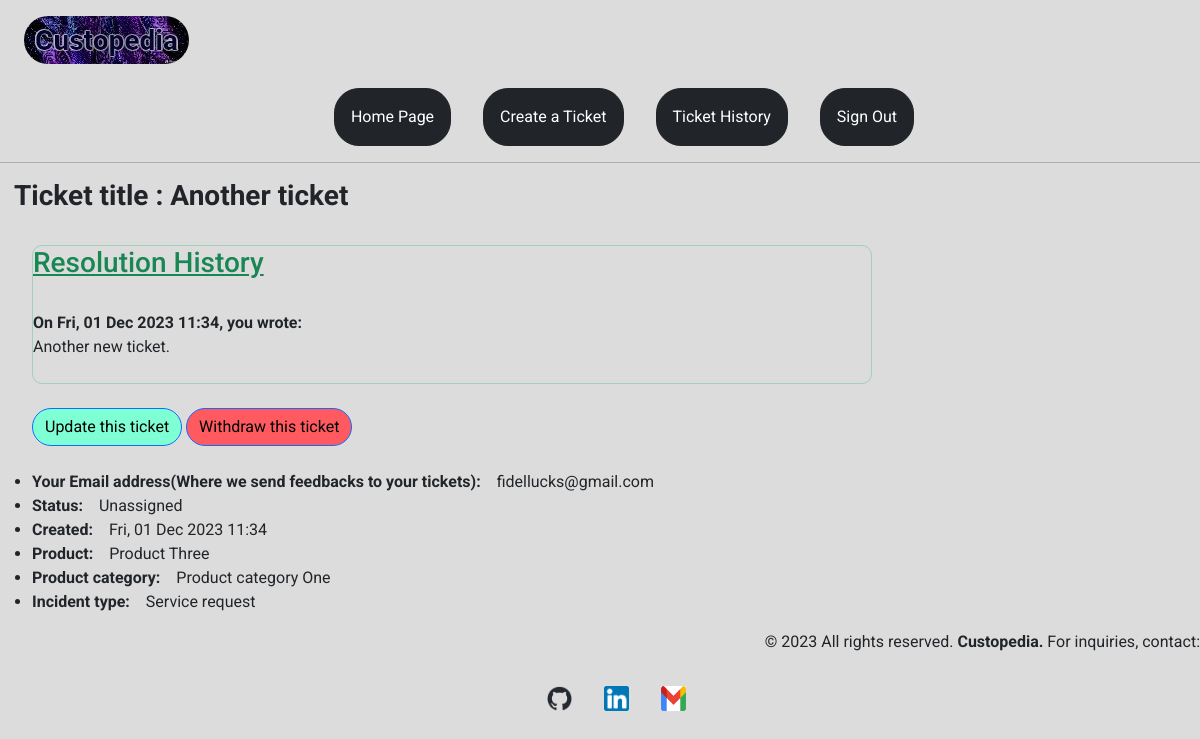
/ticket_history/7 (signed in), run on the app's committed database.
### app/models/tickets.py (models this page shows, shortened)
class Ticket(db.Model):
    id = db.Column(db.Integer, primary_key=True)
    title = db.Column(db.String(45), index=True, nullable=False)
    incident_type = db.Column(db.String(45), index=True, nullable=False)
    product = db.Column(db.String(45), index=True, nullable=False)
    product_category = db.Column(db.String(45), index=True, nullable=False)
    description = db.Column(db.Text, index=True, nullable=False)
    user_id = db.Column(db.Integer, db.ForeignKey("user.id"), nullable=False)
    file_attachments = db.Column(db.String(45))
    created_at = db.Column(db.DateTime(timezone=True),
                           default=datetime.now)
    status = db.Column(db.String(30), index=True, default="Unassigned",
                             nullable=False)
    updated_ticket = db.relationship("UpdatedTicket", backref="original", lazy=True)

### app/models/users.py (models this page shows, shortened)
class User(UserMixin, db.Model):
    id = db.Column(db.Integer, primary_key=True)
    first_name = db.Column(db.String(45), index=True, nullable=False)
    last_name = db.Column(db.String(45), index=True, nullable=False)
    email = db.Column(db.String(45), index=True, unique=True, nullable=False)
    phone_number = db.Column(db.Unicode(255), index=True, unique=True,
                             nullable=False)
    username = db.Column(db.String(45), index=True, unique=True,
                         nullable=False)
    password = db.Column(db.String(128))
    tickets = db.relationship("Ticket", backref="owner", lazy="dynamic")
    @login_manager.user_loader
    def load_user(id):
        return User.query.get(int(id))

### app/tickets/routes.py (the view)
@tickets.route("/ticket_history/<int:ticket_id>", strict_slashes=False)
@login_required
def view_ticket(ticket_id):
    ticket = Ticket.query.get_or_404(ticket_id)
    try:
        updated_ticket = UpdatedTicket.query.get(ticket_id)
        return render_template("ticket.html", title=ticket.title,
                               ticket=ticket, updated_ticket=updated_ticket)
    except (NameError, UndefinedError):
        pass
    return render_template("ticket.html", title=ticket.title, ticket=ticket)

### app/templates/ticket.html (shortened to what this page needs)
{% extends 'base.html' %} {% block content %}
<div>
  <h3 style="margin-left: 0.5em;"><strong>Ticket title : {{ ticket.title }}</strong></h3>
</div><br>
<div class="border border-success-subtle" style="border-radius: 10px; width: 70vw; margin-left: 2em;">
  <h3 style="text-decoration: underline;" class="text-success">Resolution History</h3><br>
  {% if updated_ticket %}
  <div>
    <b>On {{ ticket.created_at.strftime("%a, %d %b %Y %H:%M") }}, you
      wrote:</b></div>
  <div>{{ ticket.description }}</div><br />
  {% else %}
  <div>
    <b>On {{ ticket.created_at.strftime("%a, %d %b %Y %H:%M") }}, you
      wrote:</b>
  </div>
  <div>{{ ticket.description }}</div><br>
  {% endif %}
</div><br>
  <a class="btn btn-primary" href="{{ url_for('tickets.update_ticket', ticket_id=ticket.id) }}" style="background-color:aquamarine; border-radius: 20px; color:black; margin-left: 2em;">Update this ticket</a>
  <a class="btn btn-primary" href="{{ url_for('tickets.resolve_ticket', ticket_id=ticket.id) }}" style="background-color:#FF5A5F; border-radius: 20px; color:black">Withdraw this ticket</a>
  <div><br>
    <ul>
      <li>
        <b>Your Email address(Where we send feedbacks to your tickets):</b>&emsp;{{ ticket.owner.email }}
      </li>
      <li><b>Status:</b>&emsp;{{ ticket.status }}</li>
      {% if ticket.updated %}
      <li>
        <b>Created:</b>&emsp;{{ ticket.created_at.strftime("%a, %d %b %Y %H:%M") }}
      </li>
      <li>
        <b>Updated:</b>&emsp;{{ ticket.updated[-1].updated_at.strftime("%a, %d %b %Y %H:%M") }}
      </li>
      {% else %}
      <li>
        <b>Created:</b>&emsp;{{ ticket.created_at.strftime("%a, %d %b %Y %H:%M") }}
      </li>
      {% endif %}
      <li><b>Product:</b>&emsp;{{ ticket.product }}</li>
      <li><b>Product category:</b>&emsp;{{ ticket.product_category }}</li>
      <li><b>Incident type:</b>&emsp;{{ ticket.incident_type }}</li>
    </ul>
  </div>
{% endblock %}

### app/static/styles/main.css (style rules this page uses)
body { margin: 0; background-color: gainsboro; font-family: "Roboto", sans-serf; }
strong { font-weight: bold; }
html { scroll-behavior: smooth; }
* { margin: 0; padding: 0; box-sizing: border-box; transition: var(--transition); }

### data on the page
Ticket: title "Another ticket", created_at "Fri, 01 Dec 2023 11:34", description "Another new ticket.", status "Unassigned", product "Product Three", product_category "Product category One", incident_type "Service request"
User: owner.email "fidellucks@gmail.com"
